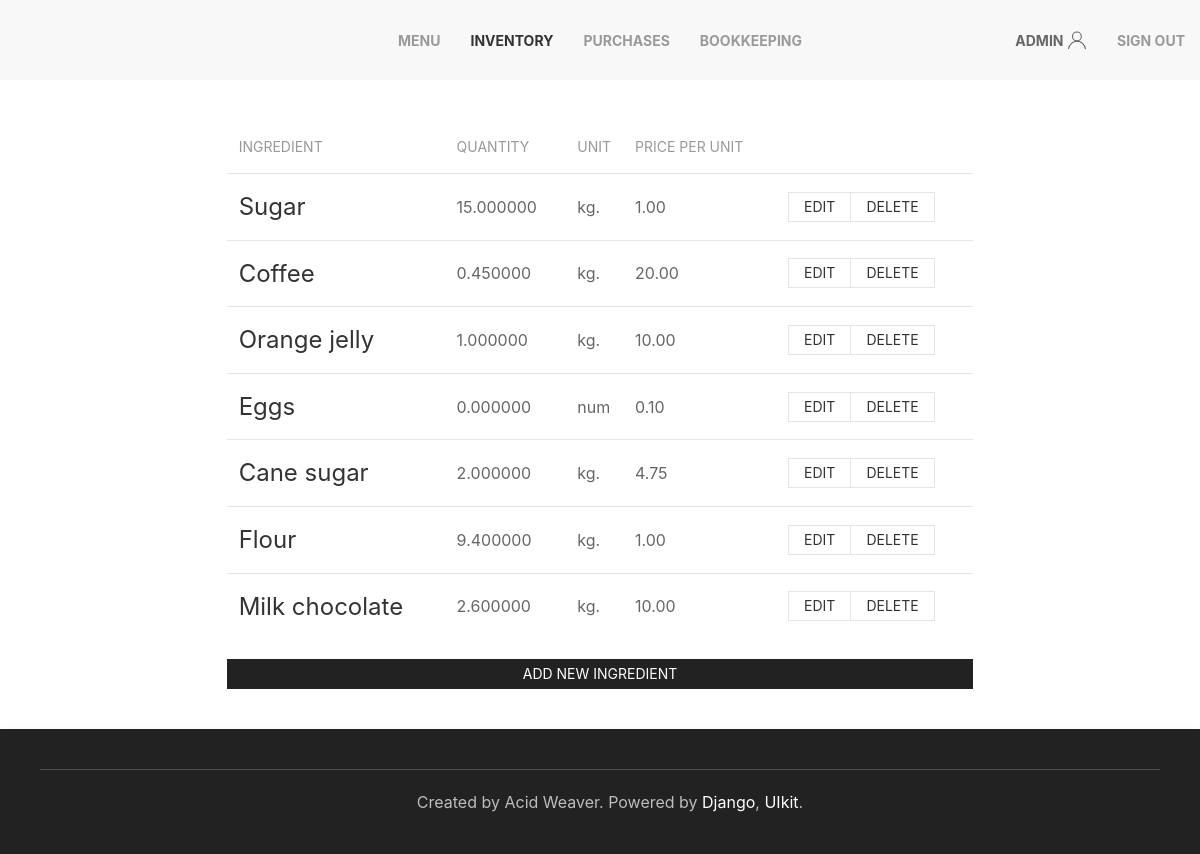
/inventory (signed in), run on the app's committed database.
### inventory/models.py (models this page shows, shortened)
class Ingredient(models.Model):
	title = models.CharField(max_length=63, unique=True)
	quantity = models.DecimalField(max_digits=12, decimal_places=6, default=0)
	class PossibleUnits(models.TextChoices):
		GRAM = 'g.', _('grams')
		KILO = 'kg.', _('kilos')
		LITER = 'L.', _('liters')
		MLITER = 'ml.', _('milliliters')
		AMOUNT = 'num', _('amount')
	unit = models.CharField(max_length=3, choices=PossibleUnits.choices, default=PossibleUnits.AMOUNT)
	price = models.DecimalField(max_digits=5, decimal_places=2, default=0)

### inventory/views.py (the view)
# urls.py: path('inventory', WarehouseView.as_view(), name='inventory'),
class WarehouseView(LoginRequiredMixin, DataMixin, ListView):
	model = Ingredient
	template_name = 'inventory/inventory.html'
	def get_context_data(self, **kwargs):
		context = super().get_context_data(**kwargs)
		mixin_context = self.get_user_context(title='Inventory', select=1)
		return dict(list(context.items()) + list(mixin_context.items()))

### inventory/utils.py (called while the page is built)
	def get_user_context(self, **kwargs):
		context = kwargs
		if 'select' in context:
			context['select'] = navigation[context['select']]
		context['nav_menu'] = navigation
		return context

### inventory/templates/inventory/inventory.html (shortened to what this page needs)
{% extends 'inventory/base.html' %}
{% block content %}
<div class="uk-grid-match uk-margin-remove-left" uk-grid>
	<div class="uk-width-expand uk-padding-remove">
		<table class="uk-table uk-table-middle uk-table-divider">
			<thead>
				<tr>
					<th>Ingredient</th>
					<th>Quantity</th>
					<th class="uk-table-shrink">Unit</th>
					<th>Price per unit</th>
					<th></th>
				</tr>
			</thead>
			<tbody>
				{% for ingredient in object_list %}
				<tr>
					<td><h3>{{ ingredient.title }}</h3></td>
					<td>{{ ingredient.quantity }}</td>
					<td class="uk-table-shrink">{{ ingredient.unit }}</td>
					<td>{{ ingredient.price }}</td>
					<td>
						<div class="uk-button-group">
							<a class="uk-button uk-button-default uk-button-small" href="{% url 'update_ingredient' ingredient.pk %}">Edit</a>
							<a class="uk-button uk-button-default uk-button-small" href="{% url 'delete_ingredient' ingredient.pk %}">Delete</a>
						</div>
					</td>
				</tr>
				{% endfor %}
			</tbody>
		</table>
		<a class="uk-button uk-button-secondary uk-button-small" href="{% url 'create_ingredient' %}">Add new ingredient</a>
	</div>
</div>
{% endblock %}

### inventory/templates/inventory/base.html (shortened to what this page needs)
{% load static %}
<!DOCTYPE html>
<html id="main">
	<head>
        <link rel="stylesheet" href="{% static 'inventory/css/uikit.min.css' %}" />
	</head>
	<body uk-height-match="target:main">
		{% block mainmenu %}
		<nav class="uk-navbar-container uk-visible@m" uk-navbar>
			<div class="uk-navbar-center">
				<ul class="uk-navbar-nav">
					{% for m in nav_menu %}
					{% if select != m %}
					<li><a class="uk-text-bold" href="{% url m.url_name %}">{{ m.title }}</a></li>
					{% else %}
					<li class="uk-active"><a class="uk-text-bold" href="{% url m.url_name %}">{{ m.title }}</a></li>
					{% endif %}
					{% endfor %}
				</ul>
			</div>
			<div class="uk-navbar-right">
				{% if request.user.is_authenticated %}
				<ul class="uk-navbar-nav">
					<li><a class="uk-text-bold" href="#">{{ user.username }}<span uk-icon="icon: user"></span></a></li>
					<li><a class="uk-text-bold" href="{% url 'logout' %}">Sign out</a></li>
				</ul>
				{% else %}
				<ul class="uk-navbar-nav">
					<li><a class="uk-text-bold" href="{% url 'login' %}">Sign in</a></li>
					<li><a class="uk-text-bold" href="{% url 'registration' %}">Sign up</a></li>
				</ul>
				{% endif %}
			</div>
		</nav>
		{% endblock mainmenu %}
		<div class="uk-padding">
			{% block content %}
			{% endblock %}
		</div>
		<footer class="uk-background-secondary">
			<div class="uk-card uk-card-secondary uk-card-body uk-text-center uk-position-z-index" uk-sticky="position: bottom;">
				<hr />
				<p class="uk-margin-left uk-margin-remove-top">Created by Acid Weaver.
				Powered by <a href="https://www.djangoproject.com/" target="_blank">Django</a>, <a href="https://getuikit.com/" target="_blank">UIkit</a>.</p>
			</div>
		</footer>
	</body>
</html>

### data on the page
Ingredient: title "Sugar", quantity "15.000000", unit "kg.", price "1.00"
Ingredient: title "Coffee", quantity "0.450000", unit "kg.", price "20.00"
Ingredient: title "Orange jelly", quantity "1.000000", unit "kg.", price "10.00"
Ingredient: title "Eggs", quantity "0.000000", unit "num", price "0.10"
Ingredient: title "Cane sugar", quantity "2.000000", unit "kg.", price "4.75"
Ingredient: title "Flour", quantity "9.400000", unit "kg.", price "1.00"
Ingredient: title "Milk chocolate", quantity "2.600000", unit "kg.", price "10.00"

### other printed values
{{ m.title }} "MENU" "PURCHASES" "BOOKKEEPING"
{{ m.title }} "INVENTORY"
{{ user.username }} "ADMIN"
